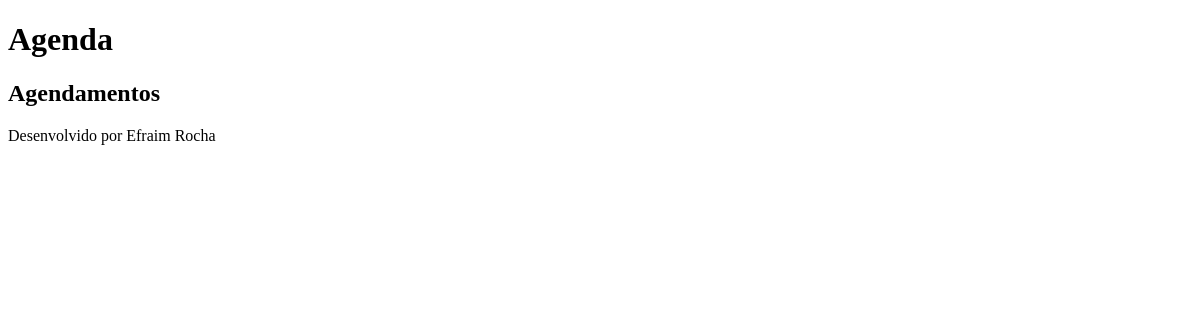
Page /agenda on the earlier database version.
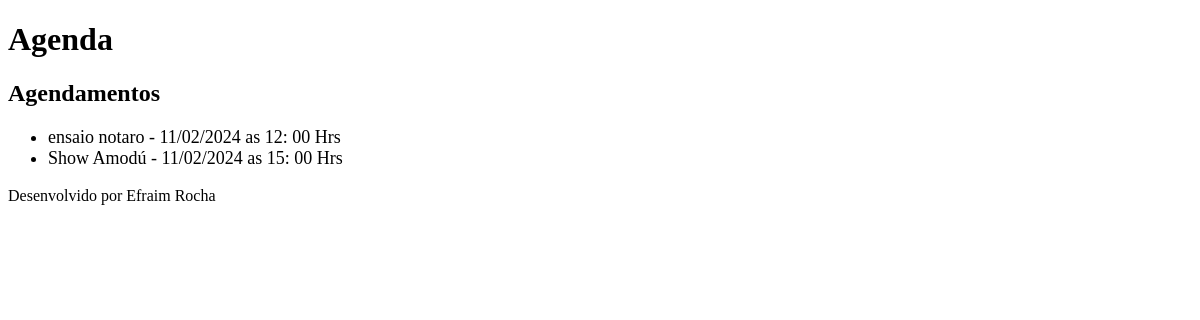
Same page on the later database version.
### core/models.py (models this page shows, shortened)
class Evento(models.Model):
    title = models.CharField(max_length=100)
    decripption = models.TextField(blank=True, null=True)
    event_date = models.DateTimeField()
    creation_date = models.DateTimeField(auto_now=True)
    user = models.ForeignKey(User, on_delete=models.CASCADE)
    class Meta:
        db_table = 'evento'
    def get_event_data(self):
        return self.event_date.strftime('%d/%m/%Y as %H: %M Hrs')

### core/views.py (the view)
# urls.py: path('agenda', views.lista_eventos),
def lista_eventos(request):
    evento = Evento.objects.all()
    dados = {'eventos' :evento}
    return render (request, 'agenda.html', dados)

### core/templates/agenda.html
{% extends "model-page.html"%}
{% block content %}
    <h2>Agendamentos</h2>
    <ul style="font-size: 18px;">
        {% for evento in eventos %}
            <li> {{ evento.title }} - {{ evento.get_event_data }} </li>
        {% endfor %}
    </ul>
{% endblock  %}

### core/templates/model-page.html
<!DOCTYPE html>
<html lang="pt-br">
<head>
    {% include "model-header.html" %}
</head>
<body>
    {% block content %} {% endblock %}
    {% include "model-footer.html" %}
</body>

### core/templates/model-header.html (shortened to what this page needs)
    <h1>Agenda</h1>

### core/templates/model-footer.html
<p>Desenvolvido por Efraim Rocha</p>

Differences in the rows shown:
added Evento: title "ensaio notaro", get_event_data "11/02/2024 as 12: 00 Hrs"
added Evento: title "Show Amodú", get_event_data "11/02/2024 as 15: 00 Hrs"
